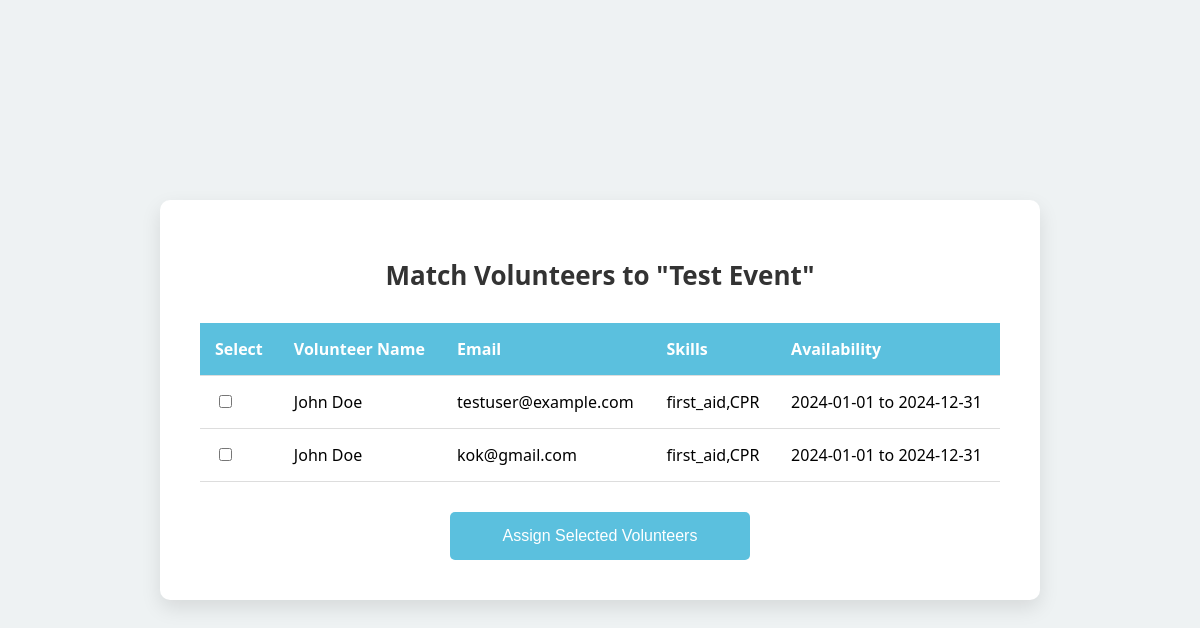
Screenshot of /match_volunteers/1 (signed in) with the database file from the repository.
### tables this page shows
CREATE TABLE Events (
    id INTEGER PRIMARY KEY AUTOINCREMENT,
    event_name TEXT NOT NULL,
    event_description TEXT NOT NULL,
    location TEXT NOT NULL,
    required_skills TEXT NOT NULL,
    urgency TEXT NOT NULL,
    event_date DATE NOT NULL,
    created_by INTEGER NOT NULL,
    FOREIGN KEY(created_by) REFERENCES Users(id)
);

CREATE TABLE "Users" (
    id INTEGER PRIMARY KEY AUTOINCREMENT,
    email TEXT NOT NULL UNIQUE,
    password TEXT NOT NULL,
    full_name TEXT,
    address_1 TEXT,
    address_2 TEXT,
    city TEXT,
    state TEXT,
    zip_code TEXT,
    role TEXT CHECK(role IN ('volunteer', 'admin')) DEFAULT 'volunteer',
    skills TEXT,  -- Ensure skills is set as TEXT
    availability_start DATE,
    availability_end DATE
);

### server.py (the view, shortened to what this page needs)
@app.route('/match_volunteers/<int:event_id>', methods=['GET', 'POST'])
def match_volunteers(event_id):
    if 'user_id' not in session or session.get('role') != 'admin':
        return redirect(url_for('splash_screen'))
    event_query = "SELECT * FROM Events WHERE id = :event_id"
    event_df = pd.read_sql(event_query, engine, params={'event_id': event_id})
    if event_df.empty:
        return "Event not found."
    event = event_df.iloc[0]
    required_skills = set(event['required_skills'].split(',')) if event['required_skills'] else set()
    event_date = event['event_date']
    if isinstance(event_date, str):
        event_date = datetime.strptime(event_date, '%Y-%m-%d').date()
    elif isinstance(event_date, pd.Timestamp):
        event_date = event_date.date()
    users_query = """
        SELECT id, email, full_name, skills, availability_start, availability_end
        FROM Users WHERE role = 'volunteer'
    """
    users_df = pd.read_sql(users_query, engine, index_col=None)
    matching_volunteers = []
    for idx, user in users_df.iterrows():
        user_skills = set(user['skills'].split(',')) if pd.notnull(user['skills']) else set()
        if not required_skills or user_skills & required_skills:
            availability_start = user['availability_start']
            availability_end = user['availability_end']
            if pd.notnull(availability_start):
                if isinstance(availability_start, str):
                    availability_start = datetime.strptime(availability_start, '%Y-%m-%d').date()
                elif isinstance(availability_start, pd.Timestamp):
                    availability_start = availability_start.date()
            if pd.notnull(availability_end):
                if isinstance(availability_end, str):
                    availability_end = datetime.strptime(availability_end, '%Y-%m-%d').date()
                elif isinstance(availability_end, pd.Timestamp):
                    availability_end = availability_end.date()
            if availability_start and availability_end and availability_start <= event_date <= availability_end:
                user_dict = user.to_dict()
                user_dict['start_date_str'] = availability_start.strftime('%Y-%m-%d') if availability_start else ''
                user_dict['end_date_str'] = availability_end.strftime('%Y-%m-%d') if availability_end else ''
                matching_volunteers.append(user_dict)
    return render_template('match_volunteers.html', event=event, volunteers=matching_volunteers)

### templates/match_volunteers.html (shortened to what this page needs)
<!DOCTYPE html>
<html lang="en">
<head>
</head>
<body>
    <div class="container">
        <h1>Match Volunteers to "{{ event.event_name }}"</h1>
        <form action="{{ url_for('match_volunteers', event_id=event.id) }}" method="post">
            <table>
                <thead>
                    <tr>
                        <th>Select</th>
                        <th>Volunteer Name</th>
                        <th>Email</th>
                        <th>Skills</th>
                        <th>Availability</th>
                    </tr>
                </thead>
                <tbody>
                    {% for volunteer in volunteers %}
                    <tr>
                        <td>
                            <input type="checkbox" name="volunteer_ids" value="{{ volunteer['id'] }}">
                        </td>
                        <td>{{ volunteer['full_name'] }}</td>
                        <td>{{ volunteer['email'] }}</td>
                        <td>{{ volunteer['skills'] }}</td>
                        <td>{{ volunteer['start_date_str'] }} to {{ volunteer['end_date_str'] }}</td>
                    </tr>
                    {% endfor %}
                </tbody>
            </table>
            <div class="submit-button">
                <input type="submit" value="Assign Selected Volunteers">
            </div>
        </form>
    </div>
</body>
</html>

### templates/match_volunteers.html (style rules this page uses)
body { font-family: 'Segoe UI', Tahoma, Geneva, Verdana, sans-serif; background-color: #eef2f3; display: flex; justify-content: center; align-items: center; height: 100vh; margin: 0; }
.container { background-color: #fff; padding: 40px; border-radius: 10px; width: 100%; max-width: 800px; box-shadow: 0 8px 20px rgba(0, 0, 0, 0.1); text-align: center; }
.container h1 { margin-bottom: 30px; font-size: 26px; color: #333; }
table { width: 100%; border-collapse: collapse; margin-bottom: 30px; }
th, td { padding: 15px; text-align: left; border-bottom: 1px solid #ddd; }
th { background-color: #5bc0de; color: #fff; }
.submit-button { text-align: center; }
.submit-button input[type="submit"] { padding: 15px; background-color: #5bc0de; border: none; border-radius: 5px; color: #fff; font-size: 16px; cursor: pointer; transition: background-color 0.3s ease; width: 100%; max-width: 300px; }

### rows the page displays
Events: event_name "Test Event"
Users: full_name "John Doe", email "testuser@example.com", skills "first_aid,CPR", start_date_str "2024-01-01", end_date_str "2024-12-31"
Users: full_name "John Doe", email "kok@gmail.com", skills "first_aid,CPR", start_date_str "2024-01-01", end_date_str "2024-12-31"
